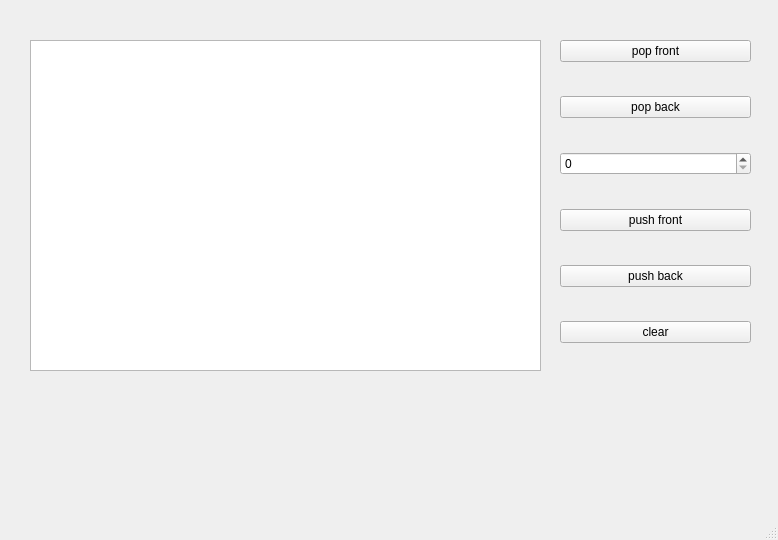
<?xml version="1.0" encoding="UTF-8"?>
<ui version="4.0">
 <class>MainWindow</class>
 <widget class="QMainWindow" name="MainWindow">
  <property name="geometry">
   <rect>
    <x>0</x>
    <y>0</y>
    <width>778</width>
    <height>540</height>
   </rect>
  </property>
  <property name="windowTitle">
   <string>MainWindow</string>
  </property>
  <widget class="QWidget" name="centralwidget">
   <widget class="QTextEdit" name="textEdit">
    <property name="geometry">
     <rect>
      <x>30</x>
      <y>40</y>
      <width>511</width>
      <height>331</height>
     </rect>
    </property>
    <property name="readOnly">
     <bool>true</bool>
    </property>
   </widget>
   <widget class="QWidget" name="verticalLayoutWidget">
    <property name="geometry">
     <rect>
      <x>560</x>
      <y>40</y>
      <width>191</width>
      <height>331</height>
     </rect>
    </property>
    <layout class="QVBoxLayout" name="verticalLayout">
     <item>
      <widget class="QPushButton" name="pop_front">
       <property name="text">
        <string>pop front</string>
       </property>
      </widget>
     </item>
     <item>
      <spacer name="verticalSpacer_2">
       <property name="orientation">
        <enum>Qt::Vertical</enum>
       </property>
       <property name="sizeHint" stdset="0">
        <size>
         <width>20</width>
         <height>40</height>
        </size>
       </property>
      </spacer>
     </item>
     <item>
      <widget class="QPushButton" name="pop_back">
       <property name="text">
        <string>pop back</string>
       </property>
      </widget>
     </item>
     <item>
      <spacer name="verticalSpacer_4">
       <property name="orientation">
        <enum>Qt::Vertical</enum>
       </property>
       <property name="sizeHint" stdset="0">
        <size>
         <width>20</width>
         <height>40</height>
        </size>
       </property>
      </spacer>
     </item>
     <item>
      <widget class="QSpinBox" name="spinBox"/>
     </item>
     <item>
      <spacer name="verticalSpacer">
       <property name="orientation">
        <enum>Qt::Vertical</enum>
       </property>
       <property name="sizeHint" stdset="0">
        <size>
         <width>20</width>
         <height>40</height>
        </size>
       </property>
      </spacer>
     </item>
     <item>
      <widget class="QPushButton" name="push_front">
       <property name="text">
        <string>push front</string>
       </property>
      </widget>
     </item>
     <item>
      <spacer name="verticalSpacer_3">
       <property name="orientation">
        <enum>Qt::Vertical</enum>
       </property>
       <property name="sizeHint" stdset="0">
        <size>
         <width>20</width>
         <height>40</height>
        </size>
       </property>
      </spacer>
     </item>
     <item>
      <widget class="QPushButton" name="push_back">
       <property name="text">
        <string>push back</string>
       </property>
      </widget>
     </item>
     <item>
      <spacer name="verticalSpacer_5">
       <property name="orientation">
        <enum>Qt::Vertical</enum>
       </property>
       <property name="sizeHint" stdset="0">
        <size>
         <width>20</width>
         <height>40</height>
        </size>
       </property>
      </spacer>
     </item>
     <item>
      <widget class="QPushButton" name="clear">
       <property name="text">
        <string>clear</string>
       </property>
      </widget>
     </item>
     <item>
      <spacer name="verticalSpacer_6">
       <property name="orientation">
        <enum>Qt::Vertical</enum>
       </property>
       <property name="sizeHint" stdset="0">
        <size>
         <width>20</width>
         <height>40</height>
        </size>
       </property>
      </spacer>
     </item>
    </layout>
   </widget>
  </widget>
  <widget class="QMenuBar" name="menubar">
   <property name="geometry">
    <rect>
     <x>0</x>
     <y>0</y>
     <width>778</width>
     <height>22</height>
    </rect>
   </property>
  </widget>
  <widget class="QStatusBar" name="statusbar"/>
 </widget>
 <resources/>
 <connections/>
</ui>
